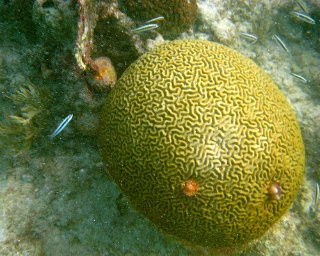
//> input picture Vitis-AI-Library/samples/classification/sample_classification.jpg, 320 x 256 px
$ ./xf_magnitude_tb ../../../../../../../../../Vitis-AI-Library/samples/classification/sample_classification.jpg   (built with g++ and OpenCV 4)
//> lines starting //> are read from the running program, lines starting //| are printed output that depends on the picture
// [15 lines of licence text are left out]

#include "common/xf_headers.hpp"
#include "xf_magnitude_config.h"

////////////    Reference for L1NORM    //////////
int ComputeMagnitude(cv::Mat gradx, cv::Mat grady, cv::Mat& dst) {
    int row, col;
    int16_t gx, gy, tmp_res;
    int16_t tmp1, tmp2;
    int16_t res;
    for (row = 0; row < gradx.rows; row++) {
        for (col = 0; col < gradx.cols; col++) {
            gx = gradx.at<int16_t>(row, col);
            gy = grady.at<int16_t>(row, col);
            tmp1 = abs(gx);
            tmp2 = abs(gy);
            tmp_res = tmp1 + tmp2;
            res = (int16_t)tmp_res;
            dst.at<int16_t>(row, col) = res;
        }
    }
    return 0;
}

int main(int argc, char** argv) {
    if (argc != 2) {
        fprintf(stderr, "Invalid Number of Arguments!\nUsage:\n");
        fprintf(stderr, "<Executable Name> <input image path> \n");
        return -1;
    }

    cv::Mat in_img, in_gray, c_grad_x, c_grad_y, c_grad_x1, c_grad_y1, ocv_ref1, ocv_ref2, ocv_res, out_img, diff;

    int scale = 1;
    int delta = 0;
    int ddepth = CV_16S;
    int filter_size = 3;

    /*  reading in the color image  */
    in_img = cv::imread(argv[1], 0);
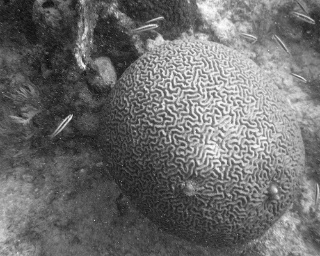
//> in_img: 256 rows x 320 cols, CV_8UC1; min 7, max 255, mean 109.2

    if (in_img.data == NULL) {
        fprintf(stderr, "Cannot open image at %s\n", argv[1]);
        return 0;
    }

    /*  convert to gray  */

    cv::Sobel(in_img, c_grad_x, CV_16S, 1, 0, filter_size, scale, delta, cv::BORDER_CONSTANT);
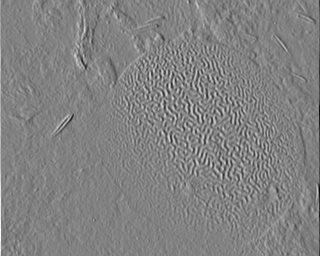
//> c_grad_x: 256 rows x 320 cols, CV_16SC1; min -840, max 806, mean 0; drawn with min black and max white
    cv::Sobel(in_img, c_grad_y, CV_16S, 0, 1, filter_size, scale, delta, cv::BORDER_CONSTANT);
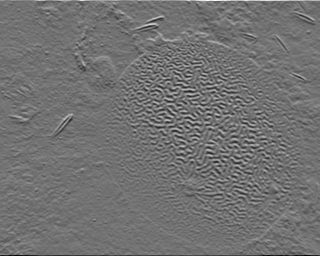
//> c_grad_y: 256 rows x 320 cols, CV_16SC1; min -755, max 931, mean 0; drawn with min black and max white

    ocv_ref1.create(in_img.rows, in_img.cols, CV_16S);
    out_img.create(in_img.rows, in_img.cols, CV_16S);
    diff.create(in_img.rows, in_img.cols, CV_16S);

    int cols = in_img.cols;
//> cols = 320
    int rows = in_img.rows;
//> rows = 256

    // Call the top function
    magnitude_accel((ap_uint<INPUT_PTR_WIDTH>*)c_grad_x.data, (ap_uint<INPUT_PTR_WIDTH>*)c_grad_y.data,
                    (ap_uint<OUTPUT_PTR_WIDTH>*)out_img.data, rows, cols);
//> (this line was passed over: ap_uint is not available in this run)

/////////////////    OpenCV reference  /////////////////
#if L1NORM
    ComputeMagnitude(c_grad_x, c_grad_y, ocv_ref1);
#elif L2NORM
    cv::Sobel(in_img, c_grad_x1, CV_32FC1, 1, 0, filter_size, scale, delta, cv::BORDER_CONSTANT);
    Sobel(in_img, c_grad_y1, CV_32FC1, 0, 1, filter_size, scale, delta, cv::BORDER_CONSTANT);
    magnitude(c_grad_x1, c_grad_y1, ocv_ref2);
#endif

#if L1NORM
    imwrite("ref_img.jpg", ocv_ref1); // save the reference image
    absdiff(ocv_ref1, out_img, diff); // Compute absolute difference image
    imwrite("diff_img.jpg", diff);    // Save the difference image for debugging purpose
#elif L2NORM
    ocv_ref2.convertTo(ocv_res, CV_16S); //  convert from 32F type to 16S type for finding the AbsDiff
    imwrite("ref_img.jpg", ocv_res);     // save the reference image
    absdiff(ocv_res, out_img, diff);     // Compute absolute difference image
    imwrite("diff_img.jpg", diff);       // Save the difference image for debugging purpose
#endif

    // Find minimum and maximum differences

    double minval = 256, maxval = 0;
    int cnt = 0;
    for (int i = 0; i < in_img.rows; i++) {
        for (int j = 0; j < in_img.cols; j++) {
            uchar v = diff.at<uchar>(i, j);

            if (v > 1) cnt++;
            if (minval > v) minval = v;
            if (maxval < v) maxval = v;
        }
    }
//> after the loop, cnt = 0; minval = 0; maxval = 0

    float err_per = 100.0 * (float)cnt / (in_img.rows * in_img.cols);
//> err_per = 0
    std::cout << "Minimum error in intensity =" << minval << "\t"
              << "Maximum error in intensity = " << maxval << "\t"
              << "Percentage of pixels above error" << err_per << std::endl;
//| Minimum error in intensity =0	Maximum error in intensity = 0	Percentage of pixels above error0

    if (err_per > 0.0f) {
        return 1;
    }

    return 0;
}
